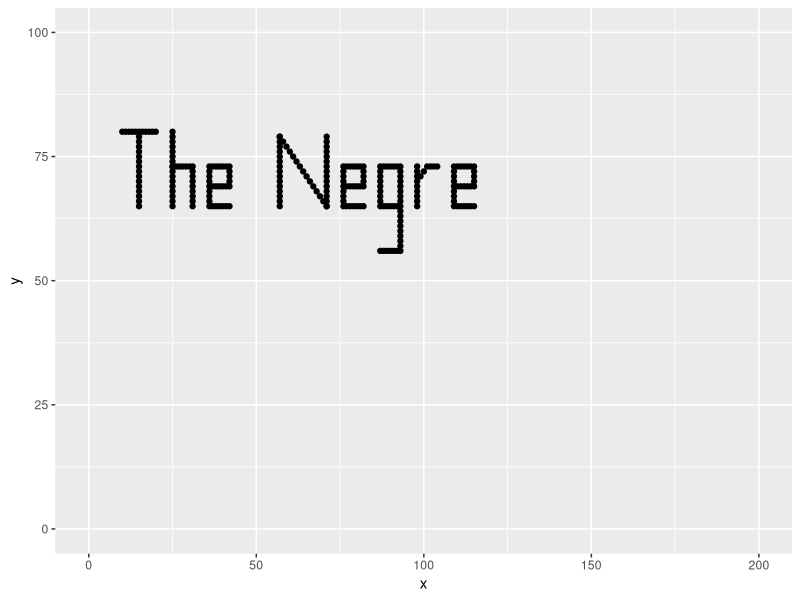

Write the R code that produced this figure.
library(ggplot2)
pts <- data.frame(
    x = c(
        # T
        10:20, rep(15, 15)
        # h
        ,rep(25, 16), 25:30, rep(31, 9)
        # e
        ,rep(36, 9), c(rep(37:41, 3), 42), rep(42, 5)
        # N
        ,rep(57, 15), 57:71, rep(71, 15)
        # e
        ,rep(76, 9), c(rep(77:81, 3), 82), rep(82, 5)
        # g 
        ,rep(87, 9), c(rep(88:92, 3), 87), rep(93, 18)
        # r
        ,rep(98, 9), 99:104
        # e
        ,rep(109, 9), c(rep(110:114, 3), 115), rep(115, 5)
    ),
    y = c(
        # T
        rep(80, 11), 79:65
        # h
        ,80:65, rep(73, 6), 73:65
        # e
        ,73:65, c(rep(73, 5), rep(69, 5), rep(65, 6)), 73:69
        # N
        ,79:65, 79:65, 79:65
        # e
        ,73:65, c(rep(73, 5), rep(69, 5), rep(65, 6)), 73:69
        # g
        ,73:65, c(rep(73, 5), rep(65, 5), rep(56, 6)), 73:56
        # r
        ,73:65, c(71:72, rep(73, 4))
        # e
        ,73:65, c(rep(73, 5), rep(69, 5), rep(65, 6)), 73:69
    )
)
ggplot(data = pts, aes(x, y)) + 
    geom_point() + 
    xlim(0, 200) + 
    ylim(0, 100)
